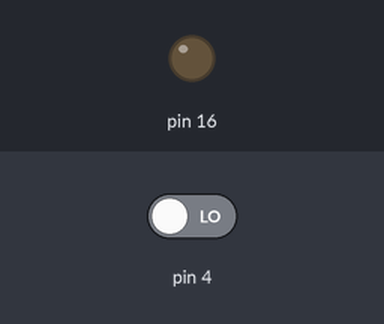
Recording of a sketch running on a simulated Arduino Uno, built with avr-gcc and run on an emulated ATmega328P. Parts: output pins drawn as LEDs (lit = HIGH). The inputs (shaded band) are chosen by the test bench; at power-on: pin 4 LOW.

Above: at 1.2 s.
1.3 s: pin 4 driven HIGH
At 1.9 s:
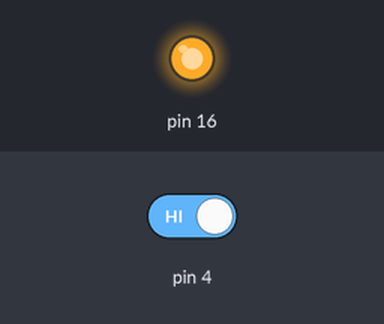
2.8 s: pin 4 driven LOW
At 3.1 s:
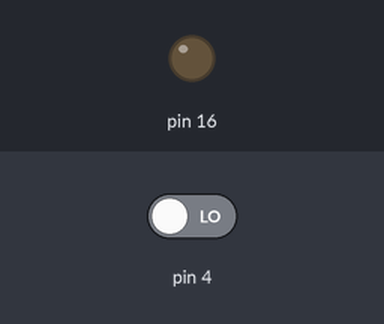
Timing chart, 0 to 5.8 s (numbered marks = the images above; inputs shaded):
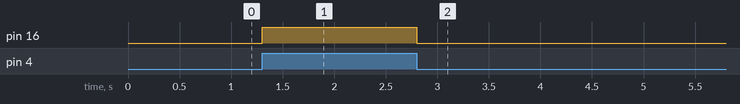

The sketch:

blinkledwithbutton.ino
```cpp
void setup() {
  // put your setup code here, to run once:
pinMode(4,INPUT);
pinMode(16,OUTPUT);
}

void loop() {
  // put your main code here, to run repeatedly:
int val=digitalRead(4);
if(val==1)
{
  digitalWrite(16,HIGH);
}
else
{
  digitalWrite(16,LOW);
}
}
```

Measured:
- after the input at 1.3 s, pin 16: LOW → HIGH at once
- after the input at 2.8 s, pin 16: HIGH → LOW at once
